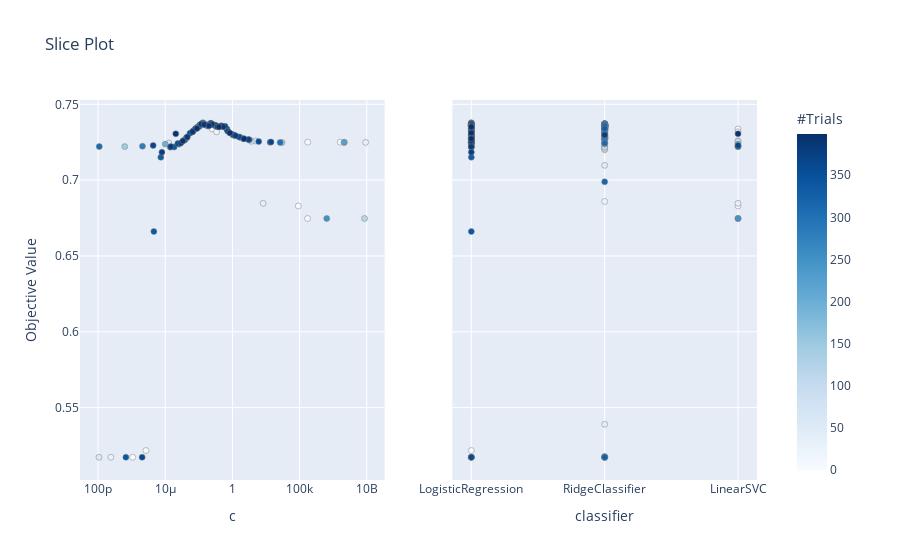

Notebook source saved alongside this figure:
### Code cell
optuna.visualization.plot_slice(linear_study, params=['classifier', 'c'])
